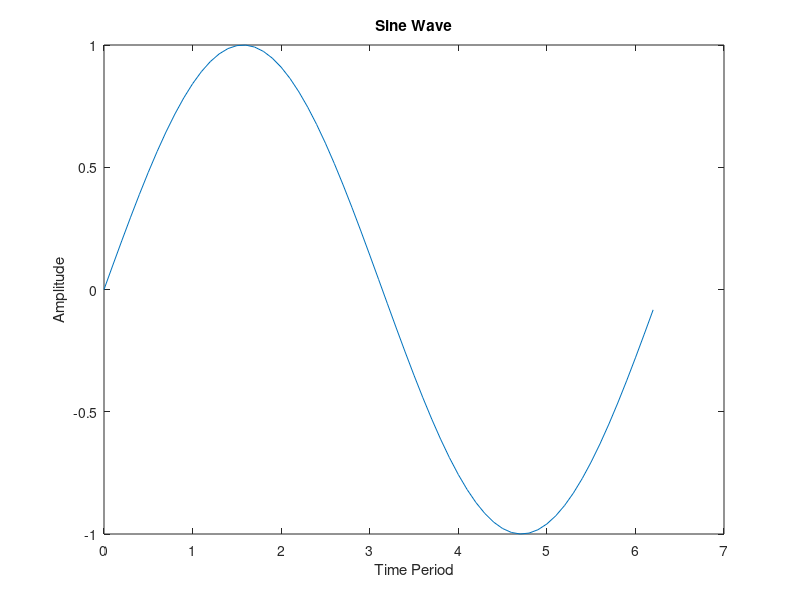

The MATLAB script that drew this image:
% generate sinusoidal signal
clc
clear all

x=0:0.1:2*pi;
y=sin(x);

plot(x,y);
title('Sine Wave')
xlabel('Time Period');
ylabel('Amplitude');

